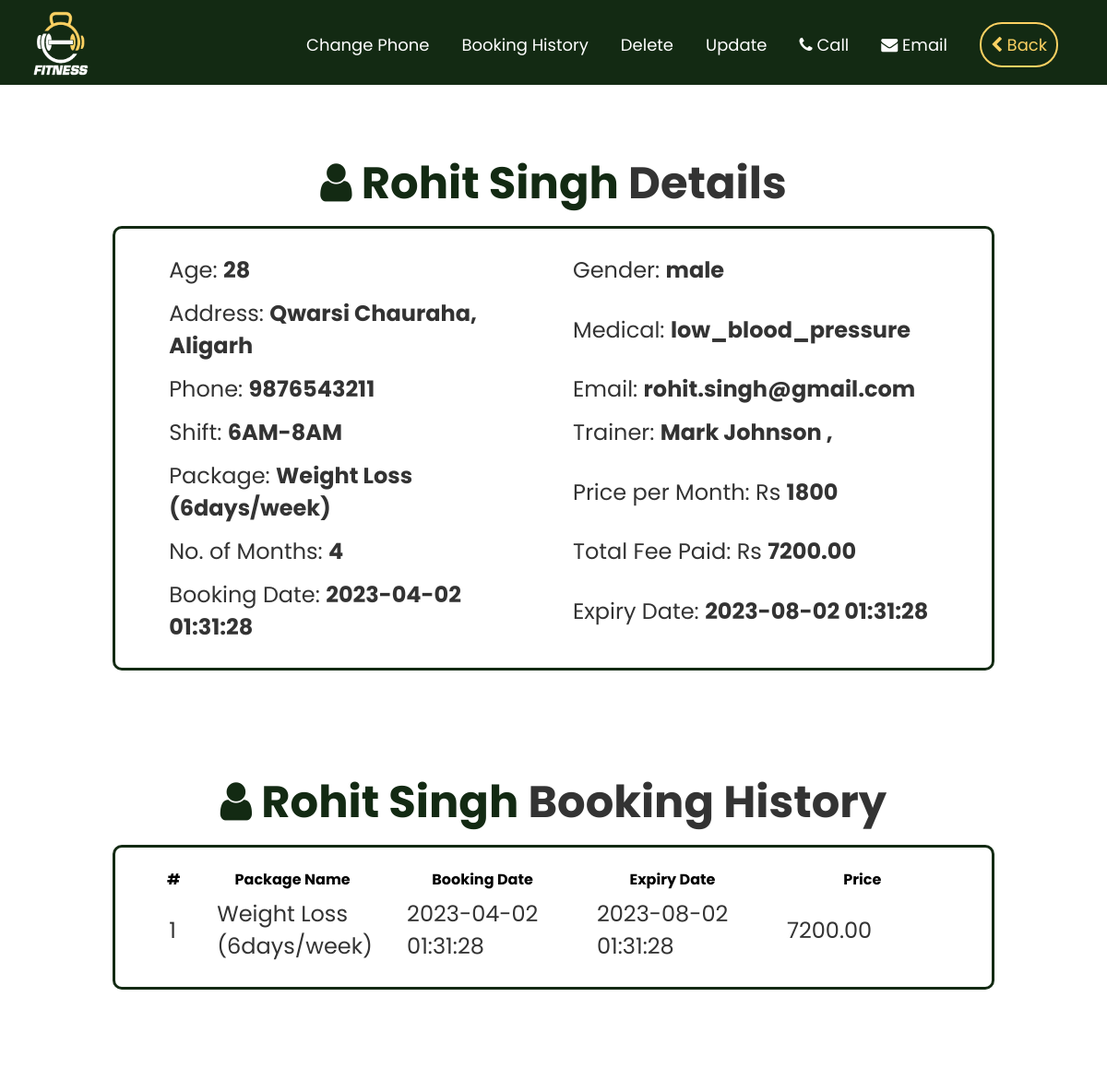
Screenshot of /admin/actions/member_details.php?m_phone=9876543211 with the database file from the repository.
### tables this page shows
CREATE TABLE IF NOT EXISTS `members` (
  `m_name` varchar(50) NOT NULL,
  `m_age` int(3) NOT NULL,
  `m_gender` varchar(20) NOT NULL,
  `m_address` varchar(100) NOT NULL,
  `m_medical` varchar(50) NOT NULL,
  `m_phone` varchar(10) NOT NULL,
  `m_email` varchar(50) DEFAULT NULL,
  `m_shift` varchar(30) NOT NULL,
  PRIMARY KEY (`m_phone`)
);

CREATE TABLE IF NOT EXISTS `packages` (
  `packID` int(10) UNSIGNED NOT NULL AUTO_INCREMENT,
  `p_name` varchar(50) NOT NULL,
  `price` decimal(10,2) NOT NULL,
  `p_desc` varchar(500) NOT NULL,
  PRIMARY KEY (`packID`)
);

CREATE TABLE IF NOT EXISTS `bookings` (
  `booking_date` datetime NOT NULL,
  `expiry_date` datetime NOT NULL,
  `m_phone` varchar(10) NOT NULL,
  `packID` int(10) UNSIGNED NOT NULL,
  `month` int(2) NOT NULL,
  `m_price` decimal(10,2) NOT NULL,
  `bookingID` int(10) UNSIGNED NOT NULL AUTO_INCREMENT,
  PRIMARY KEY (`bookingID`),
  KEY `m_phone` (`m_phone`),
  KEY `packID` (`packID`),
  KEY `m_phone_2` (`m_phone`)
);

### admin/actions/member_details.php (the view, shortened to what this page needs)
<?php
include("../../partials/dbconnect.php");
if (isset($_GET['m_phone'])) {
    $m_phone = $_GET['m_phone'];
    $stmt1 = $conn->prepare("SELECT * FROM members WHERE m_phone = ?");
    $stmt1->bind_param("i", $m_phone);
    $stmt1->execute();
    $result1 = $stmt1->get_result();
    $row = $result1->fetch_assoc();
    $m_name = $row['m_name'];
    $m_age = $row['m_age'];
    $m_gender = $row['m_gender'];
    $m_address = $row['m_address'];
    $m_medical = $row['m_medical'];
    $m_email = $row['m_email'];
    $m_shift = $row['m_shift'];
    $stmt7 = $conn->prepare("SELECT * FROM bookings WHERE m_phone=?");
    $stmt7->bind_param("s", $m_phone);
    $stmt7->execute();
    $result7 = $stmt7->get_result();
    if ($result7->num_rows > 0) {
        $row7 = $result7->fetch_assoc();
        $booking_date = $row7['booking_date'];
        $expiry_date = $row7['expiry_date'];
        $month = $row7['month'];
        $packID = $row7['packID'];
        $m_price = $row7['m_price'];
        $price = $m_price/$month;
    }
        $stmt6 = $conn->prepare("SELECT p_name FROM packages WHERE packID = ?");
        $stmt6->bind_param("i", $packID);
        $stmt6->execute();
        $result6 = $stmt6->get_result();
        if ($result6->num_rows > 0) {
            $row6 = $result6->fetch_assoc();
            $p_name = $row6['p_name'];
        } else {
            $p_name = '<span style="color:red;">Package Not Booked Yet</span>';
        }
}
?>
<!DOCTYPE html>
<html lang="en">
<head>
    <link rel="stylesheet" href="../../customer/profile.css">
    <link rel="stylesheet" href="https://cdnjs.cloudflare.com/ajax/libs/font-awesome/4.7.0/css/font-awesome.min.css">
</head>
<body>
<div class="container">
    <div class="navbar">
        <div class="logo">
            <img src="../../img/adminlogoslogan.png" alt="logo">
        </div>
        <ul>
            <li><a href="<?php echo SITEURL;?>/admin/actions/change_mphone.php?m_phone=<?php echo $row["m_phone"] ?>" class="btn3">Change Phone</a></li>
            <li><a href="#bh">Booking History</a></li>
            <li><a href="<?php echo SITEURL;?>/admin/actions/delete_member.php?m_phone=<?php echo $row["m_phone"] ?>" class="btn3">Delete</a></li>
            <li><a href="<?php echo SITEURL; ?>/admin/actions/update_member.php?m_phone=<?php echo $row["m_phone"] ?>" class="btn2">Update</a></li>
            <li><a href="tel:+91<?php echo $m_phone?>"><i class="fa fa-phone" aria-hidden="true"></i> Call</a></li>
            <li><a href="mailto:<?php echo $m_email?>"><i class="fa fa-envelope" aria-hidden="true"></i> Email</a></li>
            <li><a href="../members.php" id="loginbtn"><i class="fa fa-chevron-left" aria-hidden="true"></i></i> Back</a></li>
        </ul>
    </div>
</div>
<div id="profile">
    <div class="wel_msg">
        <p><span style="color:#132a13;"><i class="fa fa-user" aria-hidden="true"></i> <?php echo $m_name; ?></span>  Details</p>
    </div>
    <div class="mem_details">
    <table  style="width:100%;table-layout:fixed;">
        <tr>
            <td>
            Age: <b><?php echo $m_age; ?></b>
            </td>
            <td>
            Gender: <b><?php echo $m_gender; ?></b>
            </td>
        </tr>
        <tr>
            <td>
            Address: <b><?php echo $m_address; ?></b>
            </td>
            <td>
            Medical: <b><?php echo $m_medical; ?></b>
            </td>
        </tr>
        <tr>
            <td>
            Phone: <b><?php echo $m_phone; ?></b>
            </td>
            <td>
            Email: <b><?php echo $m_email; ?></b>
            </td>
        </tr>
        <tr>
            <td>
            Shift: <b><?php echo $m_shift; ?></b>
            </td>
            <td>
            Trainer: <b>
            <?php
                $stmt2 = $conn->prepare("SELECT t_name FROM trainers WHERE t_shift = ?");
                $stmt2->bind_param("i", $m_shift);
                $stmt2->execute();
                $result2 = $stmt2->get_result();
                if ($result2->num_rows > 0) {
                    while ($row = $result2->fetch_assoc()) {
                        $t_name = $row['t_name'];
                        echo $t_name." , ";
                    }
                }
            ?></b>
            </td>
        </tr>
        <tr>
            <td>
            Package: <b><b><?php echo $p_name; ?></b></b>
            </td>
            <td>
            Price per Month: Rs <b><?php echo $price; ?></b>
            </td>
        </tr>
        <tr>
            <td>
            No. of Months: <b><b><?php echo $month; ?></b></b>
            </td>
            <td>
            Total Fee Paid: Rs <b><b><?php echo $m_price; ?></b></b>
            </td>
        </tr>
        <tr>
            <td>
            Booking Date: <b><b><?php echo $booking_date; ?></b></b>
            </td>
            <td>
            Expiry Date: <b><b><?php echo $expiry_date; ?></b></b>
            </td>
        </tr>
    </table>
    </div>
    <div class="wel_msg">
        <p><span style="color:#132a13;"><i class="fa fa-user" aria-hidden="true"></i> <?php echo $m_name; ?></span>  Booking History</p>
    </div>
    <div class="mem_details">
    <table style="width:100%;table-layout:fixed;">
        <?php
        $stmt = $conn->prepare("SELECT packages.p_name, bookings.booking_date, bookings.expiry_date, bookings.m_price FROM bookings INNER JOIN packages ON bookings.packID = packages.packID WHERE bookings.m_phone = ?;");
        $stmt->bind_param("s", $m_phone);
        $stmt->execute();
        $result = $stmt->get_result();
        if ($result->num_rows > 0) {
        echo "<table style='width:100%;table-layout:fixed;'>";
        echo "<tr><th style='width:50px;'>#</th><th>Package Name</th><th>Booking Date</th><th>Expiry Date</th><th>Price</th></tr>";
        $sno = 1;
        while ($row = $result->fetch_assoc()) {
            echo "<tr><td>".$sno."</td><td>".$row['p_name']."</td><td>".$row['booking_date']."</td><td>".$row['expiry_date']."</td><td>".$row['m_price']."</td></tr>";
            $sno++;
        }
        echo "</table>";
        } else {
        echo "No bookings found for this member.";
        }
        ?>
    </div>
</div>
</body>
</html>

### customer/profile.css (style rules this page uses)
* { font-family: 'Poppins', sans-serif; margin:0; padding:0; box-sizing: border-box; outline: none; border:none; text-decoration: none; }
body { max-width: 100vw; }
.container { width: min(100%-1em, 69em); margin-inline: auto; }
.navbar { background-color: rgb(210, 24, 62); display: flex; justify-content: right; position: fixed; top: 0; left: 0; width: 100vw; z-index: 100; }
.navbar ul { list-style-type: none; margin: 0; padding: 0; display: flex; }
.navbar li { margin-bottom: 30px; margin-right: 35px; margin-top: 35px; }
.navbar a { color: white; text-decoration: none; font-size: 18px; }
.logo img { padding-top: 1%; height: 90%; width: 5%; position: absolute; left: 3%; }
#loginbtn { padding: 10px; border: 2px solid #fcd162; border-radius : 24px; color: #fcd162; margin-right: 18px; }
#profile { position: relative; top: 150px; border: 3px solid white ; }
.wel_msg { text-align:center; font-size: 6vh; padding-bottom: 10px; font-weight:bold; color: rgb(92, 92, 92); }
.mem_details { margin: 0% 10%; border: 3px solid rgb(210, 24, 62) ; border-radius:10px; padding: 3%; margin-bottom: 9%; padding-bottom: 20px; padding-top: 20px; }
table tr td { background-color:white; font-size: 3vh; text-align: center; width:50%; padding: 5px 20px; color:#333; }
p { margin-top: 10px; color:#333; }

### admin/actions/member_details.php (style rules this page uses)
table tr td { text-align:left; }
.navbar { background-color: #132a13; }
.mem_details { border: 3px solid #132a13; }

### rows the page displays
members: m_name "Rohit Singh", m_age "28", m_gender "male", m_address "Qwarsi Chauraha, Aligarh", m_medical "low_blood_pressure", m_email "rohit.singh@gmail.com", m_shift "6AM-8AM"
packages: p_name "Weight Loss (6days/week)"
bookings: price "1800", month "4", m_price "7200.00", booking_date "2023-04-02 01:31:28", expiry_date "2023-08-02 01:31:28", packID.p_name "Weight Loss (6days/week)"

### other values shown
$m_phone "9876543211"
$t_name "Mark Johnson"
